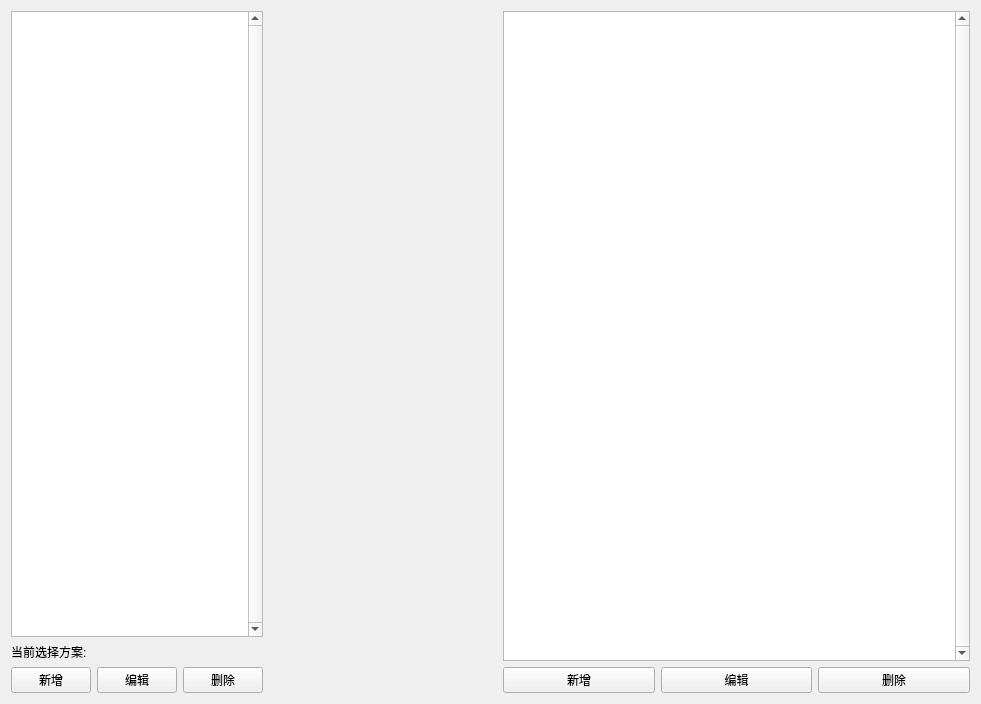
<?xml version="1.0" encoding="UTF-8"?>
<ui version="4.0">
 <class>Form</class>
 <widget class="QWidget" name="Form">
  <property name="geometry">
   <rect>
    <x>0</x>
    <y>0</y>
    <width>981</width>
    <height>704</height>
   </rect>
  </property>
  <property name="windowTitle">
   <string>Form</string>
  </property>
  <layout class="QVBoxLayout" name="verticalLayout_3">
   <item>
    <layout class="QHBoxLayout" name="horizontalLayout" stretch="1,1,2">
     <item>
      <layout class="QVBoxLayout" name="verticalLayout">
       <item>
        <widget class="QListView" name="listView">
         <property name="verticalScrollBarPolicy">
          <enum>Qt::ScrollBarAlwaysOn</enum>
         </property>
        </widget>
       </item>
       <item>
        <widget class="QLabel" name="label">
         <property name="text">
          <string>当前选择方案:</string>
         </property>
        </widget>
       </item>
       <item>
        <layout class="QHBoxLayout" name="horizontalLayout_2">
         <item>
          <widget class="QPushButton" name="pushButton">
           <property name="text">
            <string>新增</string>
           </property>
          </widget>
         </item>
         <item>
          <widget class="QPushButton" name="pushButton_5">
           <property name="text">
            <string>编辑</string>
           </property>
          </widget>
         </item>
         <item>
          <widget class="QPushButton" name="pushButton_2">
           <property name="text">
            <string>删除</string>
           </property>
          </widget>
         </item>
        </layout>
       </item>
      </layout>
     </item>
     <item>
      <spacer name="horizontalSpacer">
       <property name="orientation">
        <enum>Qt::Horizontal</enum>
       </property>
       <property name="sizeHint" stdset="0">
        <size>
         <width>40</width>
         <height>20</height>
        </size>
       </property>
      </spacer>
     </item>
     <item>
      <layout class="QVBoxLayout" name="verticalLayout_2">
       <item>
        <widget class="QTableView" name="tableView">
         <property name="verticalScrollBarPolicy">
          <enum>Qt::ScrollBarAlwaysOn</enum>
         </property>
        </widget>
       </item>
       <item>
        <layout class="QHBoxLayout" name="horizontalLayout_3">
         <item>
          <widget class="QPushButton" name="pushButton_3">
           <property name="text">
            <string>新增</string>
           </property>
          </widget>
         </item>
         <item>
          <widget class="QPushButton" name="pushButton_4">
           <property name="text">
            <string>编辑</string>
           </property>
          </widget>
         </item>
         <item>
          <widget class="QPushButton" name="pushButton_6">
           <property name="text">
            <string>删除</string>
           </property>
          </widget>
         </item>
        </layout>
       </item>
      </layout>
     </item>
    </layout>
   </item>
  </layout>
 </widget>
 <resources/>
 <connections/>
</ui>
